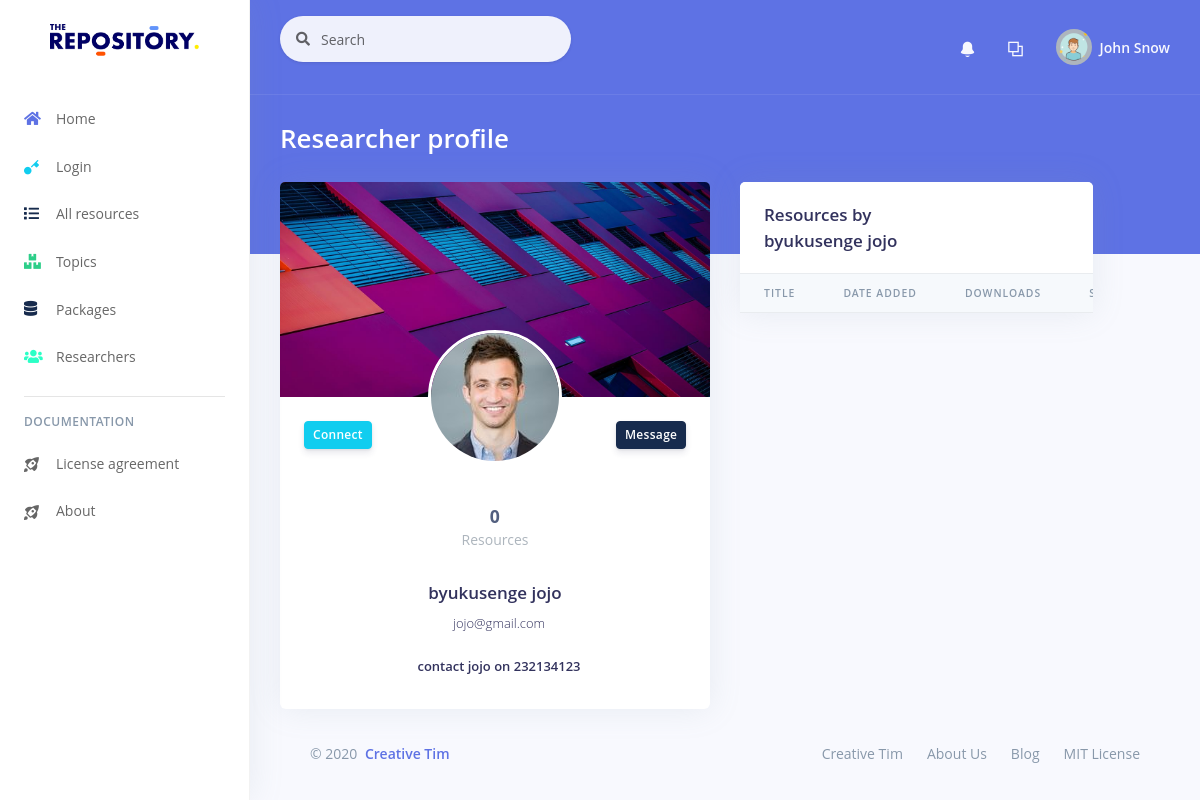
The app's page /researchers/profile/1 with its own data.
### tables this page shows
CREATE TABLE `researchers` (
  `id` int(11) NOT NULL,
  `name` varchar(100) NOT NULL,
  `email` varchar(100) NOT NULL,
  `photo` text NOT NULL,
  `bank_acc` varchar(40) NOT NULL,
  `username` varchar(100) NOT NULL,
  `password` tinytext NOT NULL,
  `description` tinytext NOT NULL
);

### application/controllers/researchers.php (called while the page is built, shortened)
<?php
class Researchers extends CI_Controller{
	public function profile($id){
		$data =[
			'info' =>$this->researcher_model->get_researchers($id),
			'resources' => $this->resources_model->resources_by_researcher($id, 10)
		];
        $this->load->view('templates/header');
        $this->load->view('researchers/profile', $data);
        $this->load->view('templates/footer');
	}
}

### index.php (called while the page is built, shortened)
<?php
require_once BASEPATH.'core/CodeIgniter.php';

### application/models/researcher_model.php (called while the page is built, shortened)
<?php
	class Researcher_model extends CI_Model{
		public function get_researchers($id= FALSE, $limit = FALSE, $offset = FALSE){
			if ($id) {
				$query = $this->db->query('SELECT *, (SELECT count(researcher_id) FROM resources where resources.researcher_id = researchers.id) as resources from researchers where id ="'.$id.'"');
				return $query->row_array();
			}
			$query = $this->db->query('SELECT *, (SELECT count(researcher_id) FROM resources where resources.researcher_id = researchers.id) as resources from researchers order by resources desc');
			return $query->result_array();
		}
	}

### application/views/researchers/profile.php (the view, shortened to what this page needs)
<div class="row">
    <div class="col-xl-6">
        <div class="card card-profile">
            <img src="<?php echo base_url().'assets/images/researchers/brand.jpg'; ?>" alt="Image placeholder" class="card-img-top">
            <div class="row justify-content-center">
                <div class="col-lg-3 order-lg-2">
                    <div class="card-profile-image">
                        <a href="#">
                            <img src="<?php echo base_url().'assets/images/researchers/'.$info['photo'] ?>" class="rounded-circle">
                        </a>
                    </div>
                </div>
            </div>
            <div class="card-header text-center border-0 pt-8 pt-md-4 pb-0 pb-md-4">
                <div class="d-flex justify-content-between">
                    <a href="#" class="btn btn-sm btn-info  mr-4 ">Connect</a>
                    <a href="#" class="btn btn-sm btn-default float-right">Message</a>
                </div>
            </div>
            <div class="card-body pt-0">
                <div class="row">
                    <div class="col">
                        <div class="card-profile-stats d-flex justify-content-center">
                            <div>
                                <span class="heading"><?php echo $info['resources'] ?></span>
                                <span class="description">Resources</span>
                            </div>
                        </div>
                    </div>
                </div>
                <div class="text-center">
                    <h5 class="h3">
                        <?php echo $info['name'] ?>
                    </h5>
                    <div class="h5 font-weight-300">
                        <i class="ni location_pin mr-2"></i><?php echo $info['email'] ?>
                    </div>
                    <div class="h5 mt-4">
                        <i class="ni business_briefcase-24 mr-2"></i><?php echo $info['description'] ?>
                    </div>
                </div>
            </div>
        </div>
    </div>
    <div class="col-xl-5">
        <div class="card">
            <div class="card-header border-0">
                <div class="row align-items-center">
                    <div class="col">
                        <h3 class="mb-0">Resources by <?php echo $info['name']; ?></h3>
                    </div>
                </div>
            </div>
            <div class="table-responsive">
                <table class="table align-items-center table-flush">
                    <thead class="thead-light">
                        <tr>
                            <th scope="col">Title</th>
                            <th scope="col">Date added</th>
                            <th scope="col">Downloads</th>
                            <th scope="col">Saves</th>
                        </tr>
                    </thead>
                </table>
            </div>
        </div>
    </div>
</div>

### application/views/templates/header.php (shortened to what this page needs)
<html>
<head>
	<link rel="stylesheet" href="<?php echo base_url(); ?>assets/css/style_few.css">
	<link rel="stylesheet" href="<?php echo base_url(); ?>assets/vendor/nucleo/css/nucleo.css" type="text/css">
	<link rel="stylesheet" href="<?php echo base_url(); ?>assets/vendor/@fortawesome/fontawesome-free/css/all.min.css" type="text/css">
	<link rel="stylesheet" type="text/css" href="<?php echo base_url(); ?>assets/css/datatables/dataTables.bootstrap4.css">
	<link rel="stylesheet" type="text/css" href="<?php echo base_url(); ?>assets/css/datatables/buttons.dataTables.min.css">
	<link rel="stylesheet" href="<?php echo base_url(); ?>assets/css/argon.css?v=1.2.0" type="text/css">
</head>
<body>
	<nav class="sidenav navbar navbar-vertical  fixed-left  navbar-expand-xs navbar-light bg-white" id="sidenav-main">
		<div class="scrollbar-inner">
			<div class="sidenav-header  align-items-center">
				<a class="navbar-brand" href="javascript:void(0)">
					<img src="../assets/img/brand/blue.png" class="navbar-brand-img" alt="...">
				</a>
			</div>
			<div class="navbar-inner">
				<div class="collapse navbar-collapse" id="sidenav-collapse-main">
					<ul class="navbar-nav">
						<li class="nav-item">
							<a class="nav-link" href="<?php echo base_url(); ?>">
								<i class=" fa fa-home text-primary"></i>
								<span class="nav-link-text">Home</span>
							</a>
						</li>
						<?php if ($this->session->userdata('logged_in')): ?>
							<li class="nav-item">
								<a class="nav-link" href="<?php echo base_url(); ?>dashboard/index">
									<i class=" ni ni-tv-2 text-red"></i>
									<span class="nav-link-text">Dashboard</span>
								</a>
							</li>
							<?php if ($this->session->userdata('userType') == 'admin'): ?>
								<li class="nav-item">
									<a class="nav-link" href="<?php echo base_url(); ?>schools/index">
										<i class="fa fa-map text-orange"></i>
										<span class="nav-link-text">Schools</span>
									</a>
								</li>
								<li class="nav-item">
									<a class="nav-link" href="<?php echo base_url(); ?>departments/create">
										<i class="ni ni-single-02 text-yellow"></i>
										<span class="nav-link-text">Departments</span>
									</a>
								</li>
							<?php elseif($this->session->userdata('userType')== 'researcher'): ?>
								<li class="nav-item">
									<a class="nav-link" href="<?php echo base_url(); ?>resources/create">
										<i class="fa fa-upload text-cyan"></i>
										<span class="nav-link-text">Upload</span>
									</a>
								</li>
								<li class="nav-item">
									<a class="nav-link" href="<?php echo base_url().'researchers/profile/'.$this->session->userdata('user_id'); ?>">
										<i class="fa fa-user text-orange"></i>
										<span class="nav-link-text">My profile</span>
									</a>
								</li>
								<li class="nav-item">
									<a class="nav-link" href="<?php echo base_url(); ?>resources/show">
										<i class="fa fa-list text-yellow"></i>
										<span class="nav-link-text">My resources</span>
									</a>
								</li>
							<?php elseif($this->session->userdata('userType')== 'client'): ?>
								<li class="nav-item">
									<a class="nav-link" href="<?php echo base_url(); ?>resources/saved_for_later">
										<i class="fa fa-save text-cyan"></i>
										<span class="nav-link-text">Saved resources</span>
									</a>
								</li>
							<?php elseif($this->session->userdata('userType')== 'student'): ?>
								<li class="nav-item">
									<a class="nav-link" href="<?php echo base_url(); ?>resources/saved_for_later">
										<i class="fa fa-save text-cyan"></i>
										<span class="nav-link-text">Saved resources</span>
									</a>
								</li>
							<?php elseif($this->session->userdata('userType')== 'school'): ?>
								<li class="nav-item">
									<a class="nav-link" href="<?php echo base_url(); ?>students/create">
										<i class="fa fa-users text-primary"></i>
										<span class="nav-link-text">Students</span>
									</a>
								</li>
							<?php else: ?>
							<?php endif; ?>
						<?php else: ?>
							<li class="nav-item">
								<a class="nav-link" href="<?php echo base_url() ?>clients/login">
									<i class="ni ni-key-25 text-info"></i>
									<span class="nav-link-text">Login</span>
								</a>
							</li>
						<?php endif; ?>
						<li class="nav-item">
							<a class="nav-link" href="<?php echo base_url(); ?>resources/index">
								<i class="fa fa-list text-default"></i>
								<span class="nav-link-text">All resources</span>
							</a>
						</li>
						<li class="nav-item">
							<a class="nav-link" href="<?php echo base_url(); ?>departments/show">
								<i class="fa fa-boxes text-green"></i>
								<span class="nav-link-text">Topics</span>
							</a>
						</li>
						<li class="nav-item">
							<a class="nav-link" href="<?php echo base_url(); ?>packages/index">
								<i class="fa fa-database text-default"></i>
								<span class="nav-link-text">Packages</span>
							</a>
						</li>
						<li class="nav-item">
							<a class="nav-link" href="<?php echo base_url() ?>researchers/index">
								<i class="fa fa-users text-cyan"></i>
								<span class="nav-link-text">Researchers</span>
							</a>
						</li>
					</ul>
					<hr class="my-3">
					<h6 class="navbar-heading p-0 text-muted">
						<span class="docs-normal">Documentation</span>
					</h6>
					<ul class="navbar-nav mb-md-3">
						<li class="nav-item">
							<a class="nav-link" href="<?php echo base_url() ?>pages/agreement" target="_blank">
								<i class="ni ni-spaceship"></i>
								<span class="nav-link-text">License agreement</span>
							</a>
						</li>
						<li class="nav-item">
							<a class="nav-link" href="<?php echo base_url() ?>pages/view/about" target="">
								<i class="ni ni-spaceship"></i>
								<span class="nav-link-text">About</span>
							</a>
						</li>
					</ul>
				</div>
			</div>
		</div>
	</nav>
	<div class="main-content" id="panel">
		<nav class="navbar navbar-top navbar-expand navbar-dark bg-primary border-bottom">
			<div class="container-fluid">
				<div class="collapse navbar-collapse" id="navbarSupportedContent">
					<form class="navbar-search navbar-search-light form-inline mr-sm-3" id="navbar-search-main" action="<?php echo base_url() ?>search" method="post">
						<div class="form-group mb-0">
							<div class="input-group input-group-alternative input-group-merge">
								<div class="input-group-prepend">
									<span class="input-group-text"><i class="fas fa-search"></i></span>
								</div>
								<input class="form-control" placeholder="Search" type="text" name="content" required>
							</div>
						</div>
					</form>
					<ul class="navbar-nav align-items-center  ml-md-auto ">
						<li class="nav-item dropdown">
							<a class="nav-link" href="#" role="button" data-toggle="dropdown" aria-haspopup="true" aria-expanded="false">
								<i class="ni ni-bell-55"></i>
							</a>
						</li>
						<li class="nav-item dropdown">
							<a class="nav-link" href="#" role="button" data-toggle="dropdown" aria-haspopup="true" aria-expanded="false">
								<i class="ni ni-ungroup"></i>
							</a>
						</li>
					</ul>
					<ul class="navbar-nav align-items-center  ml-auto ml-md-0 ">
						<li class="nav-item dropdown">
							<a class="nav-link pr-0" href="#" role="button" data-toggle="dropdown" aria-haspopup="true" aria-expanded="false">
								<div class="media align-items-center">
									<span class="avatar avatar-sm rounded-circle">
										<img alt="Image placeholder" src="<?php echo base_url() ?>assets/images/users/user.png">
									</span>
									<div class="media-body  ml-2  d-none d-lg-block">
										<span class="mb-0 text-sm  font-weight-bold">
											<?php if ($this->session->userdata('logged_in')) {
												echo $this->session->userdata('username');
											}else {
												echo "John Snow";
											} ?>
									</span>
									</div>
								</div>
							</a>
						</li>
					</ul>
				</div>
			</div>
		</nav>
		<div class="header bg-primary pb-6">
		  <div class="container-fluid">
			<div class="header-body">
			  <div class="row align-items-center py-4">
				<div class="col-lg-6 col-7">
				  <h1 class=" text-white d-inline-block mb-0"><?=$this->config->config["pageTitle"]?></h1>
				</div>
			  </div>
			</div>
		  </div>
		</div>
		<div class="container-fluid mt--6">

### application/views/templates/footer.php (shortened to what this page needs)
    <footer class="footer pt-0 container-fluid ">
      <div class="row align-items-center justify-content-lg-between">
        <div class="col-lg-6">
          <div class="copyright text-center  text-lg-left  text-muted">
            &copy; 2020 <a href="https://www.creative-tim.com" class="font-weight-bold ml-1" target="_blank">Creative Tim</a>
          </div>
        </div>
        <div class="col-lg-6">
          <ul class="nav nav-footer justify-content-center justify-content-lg-end">
            <li class="nav-item">
              <a href="https://www.creative-tim.com" class="nav-link" target="_blank">Creative Tim</a>
            </li>
            <li class="nav-item">
              <a href="https://www.creative-tim.com/presentation" class="nav-link" target="_blank">About Us</a>
            </li>
            <li class="nav-item">
              <a href="http://blog.creative-tim.com" class="nav-link" target="_blank">Blog</a>
            </li>
            <li class="nav-item">
              <a href="https://github.com/creativetimofficial/argon-dashboard/blob/master/LICENSE.md" class="nav-link" target="_blank">MIT License</a>
            </li>
          </ul>
        </div>
      </div>
    </footer>
</div>
	</body>
</html>

### records on screen
researchers: photo (picture), name "byukusenge jojo", email "jojo@gmail.com", description "contact jojo on 232134123"

### other values on screen
$this->config->config["pageTitle"] "Researcher profile"
$info['resources'] "0"
